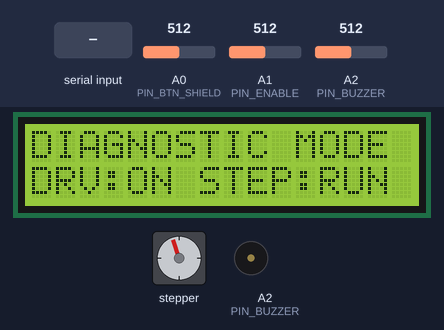
Bench run of a sketch on a simulated Arduino Uno, built with avr-gcc and run on an emulated ATmega328P. Shown: stepper motor, 16×2 character LCD, buzzer (waves = sounding, pin HIGH). Wiring (inferred from the names in the program): stepper motor driver (200 steps per turn assumed): step pin 2; direction pin 3; enable A1. The test bench sets the inputs (shaded band); at power-on: A0 (PIN_BTN_SHIELD) = 512, A1 (PIN_ENABLE) = 512, A2 (PIN_BUZZER) = 512. Pins used as bus, display or sensor lines are not drawn; what the sketch prints to the serial monitor is not drawn.

Above: at 1.9 s.
2.0 s: "EN:ON\n" received over Serial
At 2.36 s:
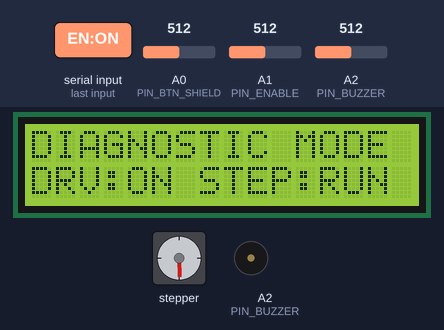
4.9 s: A0 (PIN_BTN_SHIELD) set to 960
At 5.66 s:
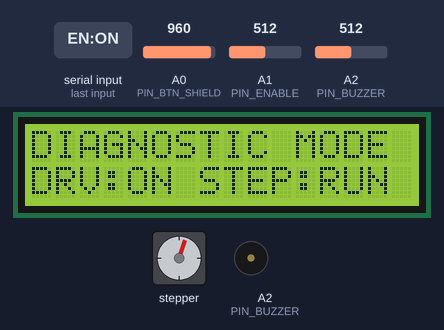
9.4 s: "SCAN\n" received over Serial
13.6 s: "EN:OFF\n" received over Serial
At 13.6 s:
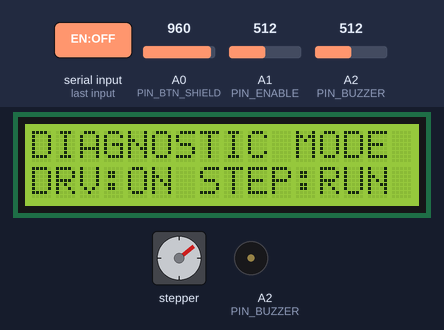
Timing chart, 0 to 16.1 s (numbered marks = the images above; inputs shaded):
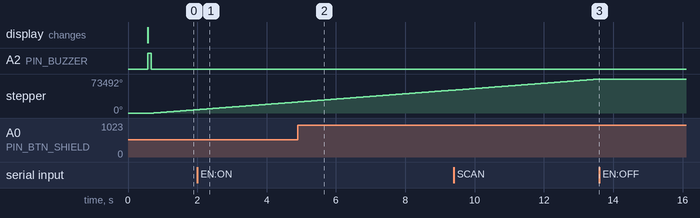

The sketch:

hardware_diagnostics.ino
```cpp
#include <Arduino.h>
#include <Wire.h>
#include <LiquidCrystal.h>

#define PIN_STEP        2
#define PIN_DIR         3
#define PIN_ENABLE      A1
#define PIN_BUZZER      A2
#define PIN_BTN_SHIELD  A0

#define PIN_LCD_RS      8
#define PIN_LCD_EN      9
#define PIN_LCD_D4      4
#define PIN_LCD_D5      5
#define PIN_LCD_D6      6
#define PIN_LCD_D7      7
#define PIN_LCD_BL      10

LiquidCrystal lcd(PIN_LCD_RS, PIN_LCD_EN, PIN_LCD_D4, PIN_LCD_D5, PIN_LCD_D6, PIN_LCD_D7);

bool motorTestActive = true;
int  testSpeed = 250;
unsigned long lastDiagPrint = 0;

void scanI2CBus() {
  Serial.println(F("\n--- [1] I2C BUS SCAN (A4=SDA, A5=SCL) ---"));
  byte error, address;
  int nDevices = 0;
  Wire.begin();
  for (address = 1; address < 127; address++) {
    Wire.beginTransmission(address);
    error = Wire.endTransmission();
    if (error == 0) {
      Serial.print(F(" -> Ditemukan I2C Device pada address: 0x"));
      if (address < 16) Serial.print(F("0"));
      Serial.print(address, HEX);
      if (address == 0x27 || address == 0x3F) {
        Serial.print(F(" (Modul LCD 1602 I2C Backpack PCF8574)"));
      } else if (address == 0x68) {
        Serial.print(F(" (Modul RTC DS3231 / DS1307)"));
      }
      Serial.println();
      nDevices++;
    }
  }
  if (nDevices == 0) {
    Serial.println(F(" -> Tidak ada device I2C (Normal untuk LCD Keypad Shield paralel)"));
  }
}

void scanAnalogPins() {
  Serial.println(F("\n--- [2] ANALOG PINS & BUTTON READINGS ---"));
  int a0Val = analogRead(A0);
  int a1Val = analogRead(A1);
  int a2Val = analogRead(A2);

  Serial.print(F(" Pin A0 (Shield Buttons) : RAW="));
  Serial.print(a0Val);
  Serial.print(F(" ("));
  Serial.print((float)a0Val * 5.0 / 1023.0, 2);
  Serial.print(F("V) -> "));
  if (a0Val > 950) Serial.println(F("[IDLE / TIDAK ADA TOMBOL DITEKAN]"));
  else if (a0Val < 60) Serial.println(F("[TOMBOL: RIGHT DITEKAN]"));
  else if (a0Val < 220) Serial.println(F("[TOMBOL: UP DITEKAN]"));
  else if (a0Val < 420) Serial.println(F("[TOMBOL: DOWN DITEKAN]"));
  else if (a0Val < 650) Serial.println(F("[TOMBOL: LEFT DITEKAN]"));
  else if (a0Val < 900) Serial.println(F("[TOMBOL: SELECT DITEKAN]"));
  else Serial.println(F("[TOMBOL TIDAK DIKENAL]"));

  Serial.print(F(" Pin A1 (Driver ENABLE)  : RAW="));
  Serial.print(a1Val);
  Serial.print(F(" ("));
  Serial.print((float)a1Val * 5.0 / 1023.0, 2);
  Serial.println(F("V)"));

  Serial.print(F(" Pin A2 (Buzzer)         : RAW="));
  Serial.print(a2Val);
  Serial.print(F(" ("));
  Serial.print((float)a2Val * 5.0 / 1023.0, 2);
  Serial.println(F("V)"));
}

void setup() {
  Serial.begin(115200);
  delay(500);
  Serial.println(F("=================================================="));
  Serial.println(F("   FULL HARDWARE DIAGNOSTIC - ORBITAL SHAKER     "));
  Serial.println(F("=================================================="));

  pinMode(PIN_STEP, OUTPUT);
  pinMode(PIN_DIR, OUTPUT);
  pinMode(PIN_ENABLE, OUTPUT);
  pinMode(PIN_BUZZER, OUTPUT);

  // Set Driver to ACTIVE (LOW)
  digitalWrite(PIN_ENABLE, LOW);
  digitalWrite(PIN_DIR, HIGH);

  // LCD Keypad Shield
  pinMode(PIN_LCD_BL, OUTPUT);
  digitalWrite(PIN_LCD_BL, HIGH);
  lcd.begin(16, 2);
  lcd.clear();
  lcd.setCursor(0, 0);
  lcd.print("DIAGNOSTIC MODE");
  lcd.setCursor(0, 1);
  lcd.print("DRV:ON STEP:RUN ");

  // Beep
  digitalWrite(PIN_BUZZER, HIGH);
  delay(100);
  digitalWrite(PIN_BUZZER, LOW);

  // Scans
  scanI2CBus();
  scanAnalogPins();

  Serial.println(F("\n--- [3] MOTOR DRIVER TEST STATUS ---"));
  Serial.println(F(" Pin D2 (STEP)   : PULSING (Mengirim pulsa langkah)"));
  Serial.println(F(" Pin D3 (DIR)    : HIGH (Arah Maju)"));
  Serial.println(F(" Pin A1 (ENABLE) : LOW (0V - Driver DI-PAKSA AKTIF / LOCK)"));
  Serial.println(F("Ketik SCAN untuk scan ulang, atau tekan tombol shield!"));
  Serial.println(F("=================================================="));
}

void loop() {
  if (motorTestActive) {
    digitalWrite(PIN_STEP, HIGH);
    delayMicroseconds(40);
    digitalWrite(PIN_STEP, LOW);
    delayMicroseconds(testSpeed);
  }

  if (Serial.available()) {
    String cmd = Serial.readStringUntil('\n');
    cmd.trim();
    if (cmd.equalsIgnoreCase("SCAN")) {
      scanI2CBus();
      scanAnalogPins();
    } else if (cmd.equalsIgnoreCase("EN:ON")) {
      digitalWrite(PIN_ENABLE, LOW);
      Serial.println(F("-> Driver ENABLE Dipaksa LOW (0V - ACTIVE LOCK)"));
    } else if (cmd.equalsIgnoreCase("EN:OFF")) {
      digitalWrite(PIN_ENABLE, HIGH);
      Serial.println(F("-> Driver ENABLE Dipaksa HIGH (5V - DISABLED/FREE)"));
    } else if (cmd.equalsIgnoreCase("SLOW")) {
      testSpeed = 2000;
      Serial.println(F("-> Motor Speed: SLOW (2000 us)"));
    } else if (cmd.equalsIgnoreCase("FAST")) {
      testSpeed = 250;
      Serial.println(F("-> Motor Speed: FAST (250 us)"));
    }
  }

  if (millis() - lastDiagPrint >= 1500) {
    lastDiagPrint = millis();
    int btnVal = analogRead(A0);
    if (btnVal < 950) {
      Serial.print(F("[TOMBOL TERDETEKSI] Nilai ADC A0 = "));
      Serial.println(btnVal);
    }
  }
}
```

Measured:
- after the input at 13.6 s, stepper: stops changing and stays 73492°
